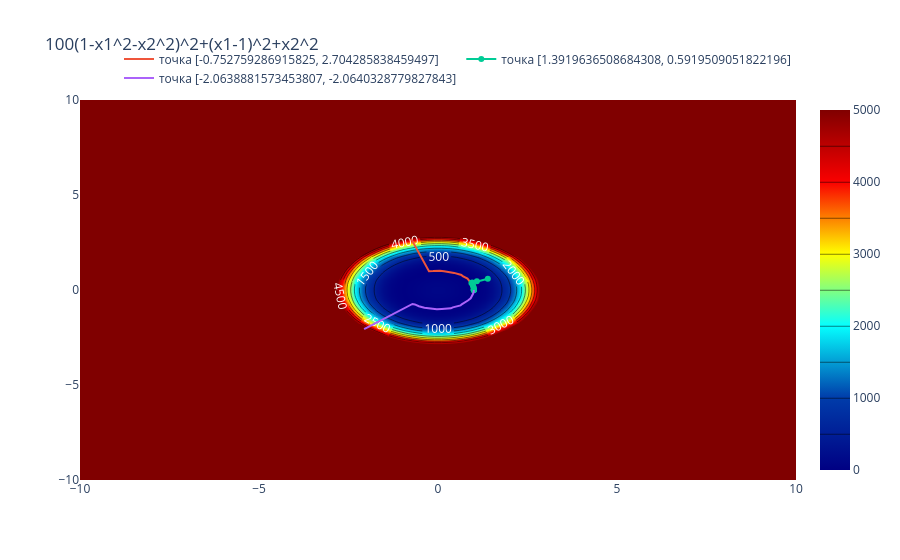

The notebook cell this image was saved under:
### Code cell
import numpy as np
import sympy as sp
import math
import plotly.graph_objects as go

def newton(f, x0, e1, e2, gamma, M):
    x = x0
    x1, x2 = sp.symbols('x1, x2')
    fun = sp.lambdify([x1, x2], f, "math")

    trajectory = [x0]
    values = [fun(x[0], x[1])]

    k = 0
    x1d = sp.diff(f, x1)
    x2d = sp.diff(f, x2)
    hessian = sp.hessian(f, [x1, x2])
    x1d_lamb = sp.lambdify([x1, x2], x1d, "math")
    x2d_lamb = sp.lambdify([x1, x2], x2d, "math")
    
    x = x.astype(float)
    while k < M:
        c_grad = np.array([x1d_lamb(x[0], x[1]), x2d_lamb(x[0], x[1])])
        if np.linalg.norm(c_grad) < e1:
            break
        
        # Compute Hessian numerically
        H = np.array(hessian.subs({x1: x[0], x2: x[1]})).astype(float)
        
        # Check if Hessian is positive definite, if not, use gradient descent
        if np.linalg.det(H) <= 0 or np.any(np.linalg.eigvals(H) <= 0):
            d = -gamma * c_grad  # fallback to gradient descent
        else:
            H_inv = np.linalg.inv(H)
            d = -H_inv @ c_grad
        
        # Backtracking line search
        t = 1.0
        alpha = 0.1  # Armijo parameter
        beta = 0.5   # backtracking factor
        f_current = fun(x[0], x[1])
        grad_dot_d = c_grad @ d
        while t > 1e-10:
            x_next = x + t * d
            f_next = fun(x_next[0], x_next[1])
            if f_next <= f_current + alpha * t * grad_dot_d:
                break
            t *= beta
        
        x_new = x + t * d
        trajectory.append(x_new)
        values.append(fun(x_new[0], x_new[1]))
        
        # Check convergence
        if np.linalg.norm(x_new - x) < e2 and abs(values[-1] - values[-2]) < e2:
            break
        
        x = x_new
        k += 1

    return np.array(trajectory), np.array(values), k


x1, x2 = sp.symbols('x1, x2')
f = 100*(1 - x1**2 - x2**2)**2 + (x1-1)**2 + x2**2
np.random.seed(42)
p_list = (np.random.uniform(-3, 3, size=2), np.random.uniform(-3, 3, size=2), np.random.uniform(-3, 3, size=2))

x1_range = np.linspace(-10, 10, 100)
x2_range = np.linspace(-10, 10, 100)
x, y = np.meshgrid(x1_range, x2_range)
fu = 100*(1 - x**2 - y**2)**2 + (x-1)**2 + y**2
fig = go.Figure(data=[go.Contour(
    zmax = 5000, zmin = 0,
    z=fu, x=x1_range, y=x2_range, colorscale='Jet',
    contours=dict(
         coloring = 'heatmap',
        showlabels = True,
        labelfont = dict(
            size = 12,
            color = 'white',
        )
    ) 
)])
fig.update_layout(title=f'100(1-x1^2-x2^2)^2+(x1-1)^2+x2^2') 

for point in p_list:
    ans = newton(f, x0=point, e1 = 0.000001, e2 = 0.000001, gamma = 1, M = 50)
    print(ans[0][-1], ans[1][-1], ans[2])
    
    fig.add_trace(go.Scatter(x=[i[0] for i in ans[0]], y=[i[1] for i in ans[0]], name=f'точка {point.tolist()}'))
    fig.update_layout(
    legend=dict(
        orientation="h",   
        yanchor="bottom",
        y=1.02,            
        xanchor="right",
        x=1               
    )
)
fig.show()

### Figure 1 — Plotly figure (JSON) as saved in the notebook; plotly's stock layout.template omitted (floating-point values rounded to 4 significant figures; data arrays with more than 128 entries replaced by an {"elided": "..."} marker saying what was removed)
{"data": [{"colorscale": [[0, "rgb(0,0,131)"], [0.2, "rgb(0,60,170)"], [0.4, "rgb(5,255,255)"], [0.6, "rgb(255,255,0)"], [0.8, "rgb(250,0,0)"], [1, "rgb(128,0,0)"]], "contours": {"coloring": "heatmap", "labelfont": {"color": "white", "size": 12}, "showlabels": true}, "type": "contour", "x": [-10.0, -9.798, -9.596, -9.394, -9.192, -8.99, -8.788, -8.586, -8.384, -8.182, -7.98, -7.778, -7.576, -7.374, -7.172, -6.97, -6.768, -6.566, -6.364, -6.162, -5.96, -5.758, -5.556, -5.354, -5.152, -4.949, -4.747, -4.545, -4.343, -4.141, -3.939, -3.737, -3.535, -3.333, -3.131, -2.929, -2.727, -2.525, -2.323, -2.121, -1.919, -1.717, -1.515, -1.313, -1.111, -0.9091, -0.7071, -0.5051, -0.303, -0.101, 0.101, 0.303, 0.5051, 0.7071, 0.9091, 1.111, 1.313, 1.515, 1.717, 1.919, 2.121, 2.323, 2.525, 2.727, 2.929, 3.131, 3.333, 3.535, 3.737, 3.939, 4.141, 4.343, 4.545, 4.747, 4.949, 5.152, 5.354, 5.556, 5.758, 5.96, 6.162, 6.364, 6.566, 6.768, 6.97, 7.172, 7.374, 7.576, 7.778, 7.98, 8.182, 8.384, 8.586, 8.788, 8.99, 9.192, 9.394, 9.596, 9.798, 10.0], "y": [-10.0, -9.798, -9.596, -9.394, -9.192, -8.99, -8.788, -8.586, -8.384, -8.182, -7.98, -7.778, -7.576, -7.374, -7.172, -6.97, -6.768, -6.566, -6.364, -6.162, -5.96, -5.758, -5.556, -5.354, -5.152, -4.949, -4.747, -4.545, -4.343, -4.141, -3.939, -3.737, -3.535, -3.333, -3.131, -2.929, -2.727, -2.525, -2.323, -2.121, -1.919, -1.717, -1.515, -1.313, -1.111, -0.9091, -0.7071, -0.5051, -0.303, -0.101, 0.101, 0.303, 0.5051, 0.7071, 0.9091, 1.111, 1.313, 1.515, 1.717, 1.919, 2.121, 2.323, 2.525, 2.727, 2.929, 3.131, 3.333, 3.535, 3.737, 3.939, 4.141, 4.343, 4.545, 4.747, 4.949, 5.152, 5.354, 5.556, 5.758, 5.96, 6.162, 6.364, 6.566, 6.768, 6.97, 7.172, 7.374, 7.576, 7.778, 7.98, 8.182, 8.384, 8.586, 8.788, 8.99, 9.192, 9.394, 9.596, 9.798, 10.0], "z": {"elided": "100x100 float values"}, "zmax": 5000, "zmin": 0}, {"name": "точка [-0.752759286915825, 2.704285838459497]", "type": "scatter", "x": [-0.7528, -0.5232, -0.3803, -0.2984, -0.2519, -0.1379, 0.05523, 0.1676, 0.3343, 0.4508, 0.655, 0.6912, 0.8241, 0.8519, 0.919, 0.9459, 0.988, 0.988, 1.005, 0.9996, 1.001, 1.0, 1.0, 1.0], "y": [2.704, 1.882, 1.375, 1.096, 0.9873, 0.9943, 1.018, 0.9907, 0.959, 0.9005, 0.789, 0.726, 0.5973, 0.5287, 0.4177, 0.3354, 0.2054, 0.161, 0.04798, 0.03446, 0.00193, 0.0003363, 2.259e-07, 5.091e-12]}, {"name": "точка [1.3919636508684308, 0.5919509051822196]", "type": "scatter", "x": [1.392, 1.087, 0.9541, 0.9339, 0.9713, 0.9844, 0.9992, 0.9987, 1.001, 1.0, 1.0, 1.0, 1.0], "y": [0.592, 0.4605, 0.399, 0.3624, 0.2635, 0.1908, 0.1002, 0.06262, 0.01395, 0.004476, 8.191e-05, 3.143e-07, 4.348e-13]}, {"name": "точка [-2.0638881573453807, -2.0640328779827843]", "type": "scatter", "x": [-2.064, -1.431, -1.037, -0.8145, -0.714, -0.6472, -0.5343, -0.3789, -0.2224, -0.03147, 0.1056, 0.3588, 0.4147, 0.6302, 0.6632, 0.8103, 0.835, 0.9132, 0.9366, 0.9918, 0.986, 0.9969, 0.9999, 1.0, 1.0, 1.0, 1.0, 1.0], "y": [-2.064, -1.432, -1.039, -0.8205, -0.734, -0.7612, -0.8566, -0.938, -0.9853, -1.015, -1.002, -0.9656, -0.9125, -0.8125, -0.7515, -0.6196, -0.5544, -0.4342, -0.3588, -0.2058, -0.1713, -0.1059, -0.05356, -0.01896, -0.003655, -0.0001634, -3.977e-07, -2.117e-12]}], "layout": {"legend": {"orientation": "h", "x": 1, "xanchor": "right", "y": 1.02, "yanchor": "bottom"}, "title": {"text": "100(1-x1^2-x2^2)^2+(x1-1)^2+x2^2"}}}
